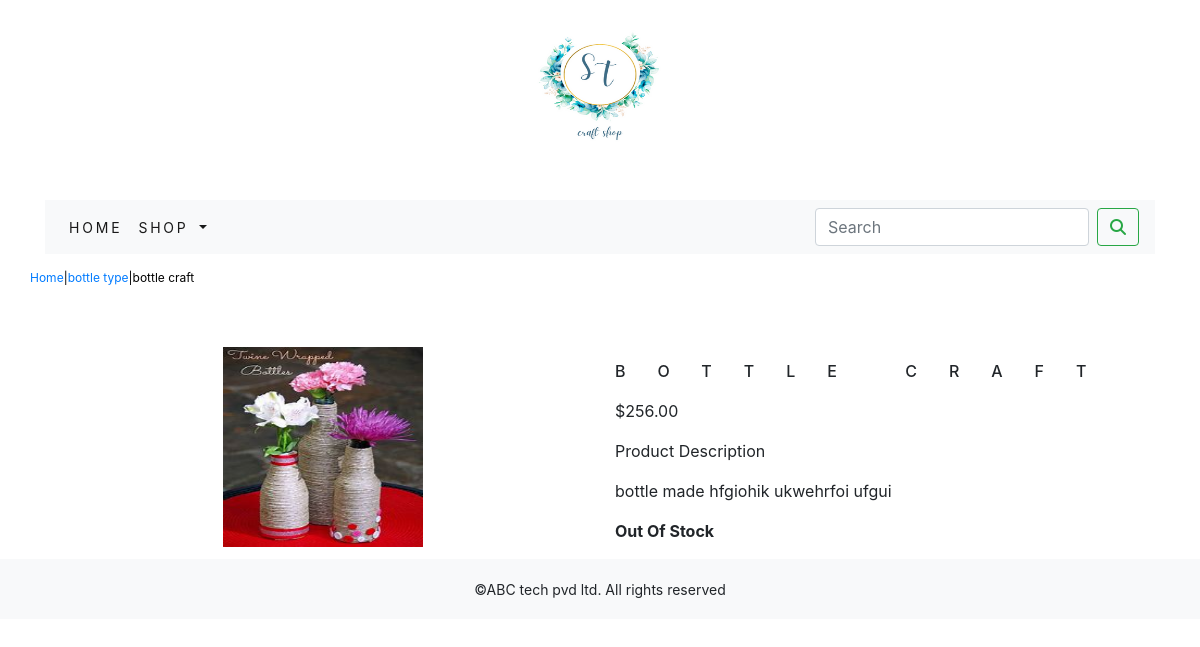
Page /shop/bottle-type/bottle-craft/ on the committed database.
### shop/models.py (models this page shows, shortened)
class Product(models.Model):
    name=models.CharField(max_length=250,unique=True)
    slug=models.SlugField(max_length=250,unique=True)
    disc=models.TextField(blank=True)
    price=models.DecimalField(max_digits=10,decimal_places=2)
    category=models.ForeignKey(Category,on_delete=models.CASCADE)
    img=models.ImageField(upload_to='product',blank=True)
    stock=models.IntegerField()
    available=models.BooleanField(default=True)
    created=models.DateTimeField(auto_now_add=True)
    updated=models.DateTimeField(auto_now=True)
    class Meta:
        ordering=('name',)
        verbose_name='product'
        verbose_name_plural='products'

class Category(models.Model):
    name=models.CharField(max_length=250,unique=True)
    slug=models.SlugField(max_length=250,unique=True)
    disc=models.TextField(blank=True)
    img=models.ImageField(upload_to='category',blank=True)
    class Meta:
        ordering=('name',)
        verbose_name='category'
        verbose_name_plural='categories'
    def get_url(self):
        return reverse('shop:products_by_category',args=[self.slug])
    def __str__(self):
        return '{}'.format(self.name)

### shop/views.py (the view)
# urls.py: path('<slug:c_slug>/<slug:product_slug>/',views.ProDetail,name='procatdetail'),
def ProDetail(request,c_slug,product_slug):
    try:
        product=Product.objects.get(category__slug=c_slug,slug=product_slug)
    except Exception as e:
        raise e
    return render(request,'product.html',{'product':product})

### cart/context_processors.py (called while the page is built)
def counter(request):
    item_count=0
    if 'admin' in request.path:
        return {}
    else:
        try:
            cart=Cart.objects.filter(cart_id=_cart_id(request))
            car_items=CartItem.objects.all().filter(cart=cart[:1])
            for cart_item in car_items:
                item_count += cart_item.quantity
        except Cart.DoesNotExist:
            item_count=0
    return dict(item_count=item_count)

### cart/views.py (called while the page is built)
def _cart_id(request):
    cart=request.session.session_key
    if not cart:
        cart=request.session.create()
    return cart

### shop/context_processors.py (called while the page is built)
def menu_links(request):
    links=Category.objects.all()
    return dict(links=links)

### templates/product.html (shortened to what this page needs)
{% extends 'base.html' %}
{% load static %}
{% block content %}
<div class="row my_prod_row_class">
    <div class="mx_auto">
        <p><a href="{% url 'shop:allProdCat' %}">Home</a>|<a href="{{product.category.get_url}}">{{product.category}}</a>|{{product.name}}</p>
    </div>
</div>
<div class="container">
<br>
<div class="row">
    <div class="col-12 col-sm-12 col-md-12 col-lg-6 text-center">
        <div style="min-width=18rem">
            <img src="{{product.img.url}}"  alt="{{product.name}}" width="200" height="200">
        </div>
    </div>
        <div class="col-12 col-sm-12 col-md-12 col-lg-6">
            <div>
            <h1 class="my_prod_tittle">{{product.name}}</h1>
            <p>${{product.price}}</p>
            <p class="my_tittle">Product Description</p>
            <p class="text-justify my_prod_text">{{product.disc}}</p>
            {% if product.stock <= 0 %}
            <p class="text-justify my_prod_text"><b>Out Of Stock</b></p>
            {% else %}
            <a class="btn btn-secondary" href="{% url 'cart:add_cart' product.id %}">Add to cart</a>
            {% endif %}
            </div>
        </div>
    </div>
</div>
{% endblock %}

### static/css/custom.css (style rules this page uses)
body { font-family: 'Roboto', sans-serif; }
.my_prod_row_class { padding-top:15px; padding-bottom:20px; }
.my_prod_row_class .mx_auto { color:#000; font-size:12px; text-decoration:none; }
.my_prod_tittle { font-size:16px; text-transform:uppercase; letter-spacing:2rem; padding-top:15px; padding-bottom:10px; }
.my_prod_text { padding-right:20px; }

### rows in the picture
Product: category "bottle type", name "bottle craft", img (picture), name "BOTTLE CRAFT", price "256.00", disc "bottle made hfgiohik ukwehrfoi ufgui"
